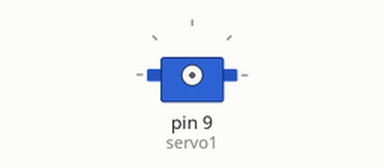
Simulated run of this sketch. Board: Arduino Uno, built with avr-gcc and run on an emulated ATmega328P. Shown: servo.

Above: at 0.05 s.
Timing chart, 0 to 3.7 s (numbered marks = the images above):
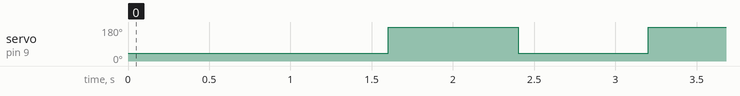

Measured:
- by itself, servo on pin 9 (servo1): alternates 180° for 0.80 s and 40° for 0.80 s

The sketch:

servo2.ino
```cpp
#include <Servo.h>
Servo servo1;

void setup(){

}


void loop() {
   {
      servo1.write(180);
    delay(800);

    servo1.attach(9);
    servo1.write(40);
    delay(800);


  }


}
```
